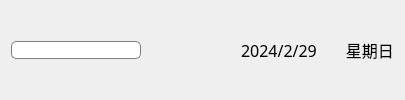
     <widget class="QWidget" name="widget01" native="true">
      <layout class="QHBoxLayout" name="horizontalLayout_8" stretch="3,1,1">
       <item>
        <layout class="QHBoxLayout" name="horizontalLayout_6">
         <item>
          <widget class="QLineEdit" name="lineEdit_search">
           <property name="styleSheet">
            <string notr="true"> QLineEdit {
	color: rgb(0, 0, 0);
     border: 1px solid gray;
     border-radius: 5px;
     padding: 0 8px;
     background: white;
     selection-background-color: darkgray;
 }
</string>
           </property>
          </widget>
         </item>
         <item>
          <widget class="QPushButton" name="btn_search">
           <property name="styleSheet">
            <string notr="true">border-radius: 15px;</string>
           </property>
           <property name="text">
            <string/>
           </property>
           <property name="icon">
            <iconset resource="images.qrc">
             <normaloff>:/images/search.png</normaloff>:/images/search.png</iconset>
           </property>
          </widget>
         </item>
        </layout>
       </item>
       <item>
        <spacer name="horizontalSpacer_2">
         <property name="orientation">
          <enum>Qt::Horizontal</enum>
         </property>
         <property name="sizeHint" stdset="0">
          <size>
           <width>62</width>
           <height>20</height>
          </size>
         </property>
        </spacer>
       </item>
       <item>
        <widget class="QLabel" name="label_date">
         <property name="font">
          <font>
           <family>Berlin Sans FB</family>
           <pointsize>12</pointsize>
          </font>
         </property>
         <property name="text">
          <string>2024/2/29       星期日</string>
         </property>
        </widget>
       </item>
      </layout>
     </widget>
